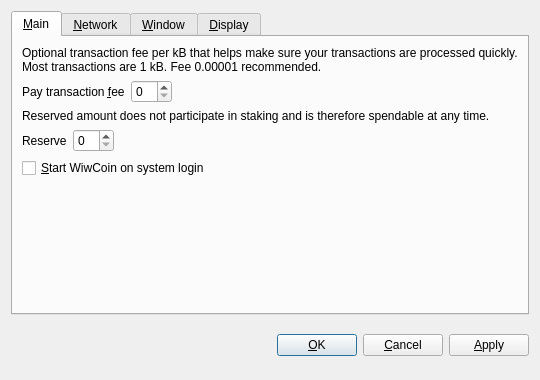
<?xml version="1.0" encoding="UTF-8"?>
<ui version="4.0">
 <class>OptionsDialog</class>
 <widget class="QDialog" name="OptionsDialog">
  <property name="geometry">
   <rect>
    <x>0</x>
    <y>0</y>
    <width>540</width>
    <height>380</height>
   </rect>
  </property>
  <property name="windowTitle">
   <string>Options</string>
  </property>
  <property name="modal">
   <bool>true</bool>
  </property>
  <layout class="QVBoxLayout" name="verticalLayout">
   <item>
    <widget class="QTabWidget" name="tabWidget">
     <property name="tabPosition">
      <enum>QTabWidget::North</enum>
     </property>
     <property name="currentIndex">
      <number>0</number>
     </property>
     <widget class="QWidget" name="tabMain">
      <attribute name="title">
       <string>&amp;Main</string>
      </attribute>
      <layout class="QVBoxLayout" name="verticalLayout_Main">
       <item>
        <widget class="QLabel" name="transactionFeeInfoLabel">
         <property name="text">
          <string>Optional transaction fee per kB that helps make sure your transactions are processed quickly. Most transactions are 1 kB. Fee 0.00001 recommended.</string>
         </property>
         <property name="textFormat">
          <enum>Qt::PlainText</enum>
         </property>
         <property name="wordWrap">
          <bool>true</bool>
         </property>
        </widget>
       </item>
       <item>
        <layout class="QHBoxLayout" name="horizontalLayoutFee">
         <item>
          <widget class="QLabel" name="transactionFeeLabel">
           <property name="text">
            <string>Pay transaction &amp;fee</string>
           </property>
           <property name="textFormat">
            <enum>Qt::PlainText</enum>
           </property>
           <property name="buddy">
            <cstring>transactionFee</cstring>
           </property>
          </widget>
         </item>
         <item>
          <widget class="BitcoinAmountField" name="transactionFee"/>
         </item>
         <item>
          <spacer name="horizontalSpacerFee">
           <property name="orientation">
            <enum>Qt::Horizontal</enum>
           </property>
           <property name="sizeHint" stdset="0">
            <size>
             <width>40</width>
             <height>20</height>
            </size>
           </property>
          </spacer>
         </item>
        </layout>
       </item>
       <item>
        <widget class="QLabel" name="reserveBalanceInfoLabel">
         <property name="text">
          <string>Reserved amount does not participate in staking and is therefore spendable at any time.</string>
         </property>
         <property name="textFormat">
          <enum>Qt::PlainText</enum>
         </property>
         <property name="wordWrap">
          <bool>true</bool>
         </property>
        </widget>
       </item>
       <item>
        <layout class="QHBoxLayout" name="horizontalLayoutReserveBalance">
         <item>
          <widget class="QLabel" name="reserveBalanceLabel">
           <property name="text">
            <string>Reserve</string>
           </property>
           <property name="textFormat">
            <enum>Qt::PlainText</enum>
           </property>
           <property name="buddy">
            <cstring>reserveBalance</cstring>
           </property>
          </widget>
         </item>
         <item>
          <widget class="BitcoinAmountField" name="reserveBalance"/>
         </item>
         <item>
          <spacer name="horizontalSpacerReserveBalance">
           <property name="orientation">
            <enum>Qt::Horizontal</enum>
           </property>
           <property name="sizeHint" stdset="0">
            <size>
             <width>40</width>
             <height>20</height>
            </size>
           </property>
          </spacer>
         </item>
        </layout>
       </item>
       <item>
        <widget class="QCheckBox" name="bitcoinAtStartup">
         <property name="toolTip">
          <string>Automatically start WiwCoin after logging in to the system.</string>
         </property>
         <property name="text">
          <string>&amp;Start WiwCoin on system login</string>
         </property>
        </widget>
       </item>
       <item>
        <spacer name="verticalSpacer_Main">
         <property name="orientation">
          <enum>Qt::Vertical</enum>
         </property>
         <property name="sizeHint" stdset="0">
          <size>
           <width>20</width>
           <height>40</height>
          </size>
         </property>
        </spacer>
       </item>
      </layout>
     </widget>
     <widget class="QWidget" name="tabNetwork">
      <attribute name="title">
       <string>&amp;Network</string>
      </attribute>
      <layout class="QVBoxLayout" name="verticalLayout_Network">
       <item>
        <widget class="QCheckBox" name="mapPortUpnp">
         <property name="toolTip">
          <string>Automatically open the WiwCoin client port on the router. This only works when your router supports UPnP and it is enabled.</string>
         </property>
         <property name="text">
          <string>Map port using &amp;UPnP</string>
         </property>
        </widget>
       </item>
       <item>
        <widget class="QCheckBox" name="connectSocks">
         <property name="toolTip">
          <string>Connect to the WiwCoin network through a SOCKS5 proxy (e.g. when connecting through Tor).</string>
         </property>
         <property name="text">
          <string>&amp;Connect through SOCKS5 proxy:</string>
         </property>
        </widget>
       </item>
       <item>
        <layout class="QHBoxLayout" name="horizontalLayout_Network">
         <item>
          <widget class="QLabel" name="proxyIpLabel">
           <property name="text">
            <string>Proxy &amp;IP:</string>
           </property>
           <property name="textFormat">
            <enum>Qt::PlainText</enum>
           </property>
           <property name="buddy">
            <cstring>proxyIp</cstring>
           </property>
          </widget>
         </item>
         <item>
          <widget class="QValidatedLineEdit" name="proxyIp">
           <property name="maximumSize">
            <size>
             <width>140</width>
             <height>16777215</height>
            </size>
           </property>
           <property name="toolTip">
            <string>IP address of the proxy (e.g. 127.0.0.1)</string>
           </property>
          </widget>
         </item>
         <item>
          <widget class="QLabel" name="proxyPortLabel">
           <property name="text">
            <string>&amp;Port:</string>
           </property>
           <property name="textFormat">
            <enum>Qt::PlainText</enum>
           </property>
           <property name="buddy">
            <cstring>proxyPort</cstring>
           </property>
          </widget>
         </item>
         <item>
          <widget class="QLineEdit" name="proxyPort">
           <property name="maximumSize">
            <size>
             <width>55</width>
             <height>16777215</height>
            </size>
           </property>
           <property name="toolTip">
            <string>Port of the proxy (e.g. 9050)</string>
           </property>
          </widget>
         </item>
         <item>
          <spacer name="horizontalSpacer_Network">
           <property name="orientation">
            <enum>Qt::Horizontal</enum>
           </property>
           <property name="sizeHint" stdset="0">
            <size>
             <width>40</width>
             <height>20</height>
            </size>
           </property>
          </spacer>
         </item>
        </layout>
       </item>
       <item>
        <spacer name="verticalSpacer_Network">
         <property name="orientation">
          <enum>Qt::Vertical</enum>
         </property>
         <property name="sizeHint" stdset="0">
          <size>
           <width>20</width>
           <height>40</height>
          </size>
         </property>
        </spacer>
       </item>
      </layout>
     </widget>
     <widget class="QWidget" name="tabWindow">
      <attribute name="title">
       <string>&amp;Window</string>
      </attribute>
      <layout class="QVBoxLayout" name="verticalLayout_Window">
       <item>
        <widget class="QCheckBox" name="minimizeToTray">
         <property name="toolTip">
          <string>Show only a tray icon after minimizing the window.</string>
         </property>
         <property name="text">
          <string>&amp;Minimize to the tray instead of the taskbar</string>
         </property>
        </widget>
       </item>
       <item>
        <widget class="QCheckBox" name="minimizeOnClose">
         <property name="toolTip">
          <string>Minimize instead of exit the application when the window is closed. When this option is enabled, the application will be closed only after selecting Quit in the menu.</string>
         </property>
         <property name="text">
          <string>M&amp;inimize on close</string>
         </property>
        </widget>
       </item>
       <item>
        <spacer name="verticalSpacer_Window">
         <property name="orientation">
          <enum>Qt::Vertical</enum>
         </property>
         <property name="sizeHint" stdset="0">
          <size>
           <width>20</width>
           <height>40</height>
          </size>
         </property>
        </spacer>
       </item>
      </layout>
     </widget>
     <widget class="QWidget" name="tabDisplay">
      <attribute name="title">
       <string>&amp;Display</string>
      </attribute>
      <layout class="QVBoxLayout" name="verticalLayout_Display">
       <item>
        <layout class="QHBoxLayout" name="horizontalLayout_1_Display">
         <item>
          <widget class="QLabel" name="langLabel">
           <property name="text">
            <string>User Interface &amp;language:</string>
           </property>
           <property name="textFormat">
            <enum>Qt::PlainText</enum>
           </property>
           <property name="buddy">
            <cstring>lang</cstring>
           </property>
          </widget>
         </item>
         <item>
          <widget class="QValueComboBox" name="lang">
           <property name="toolTip">
            <string>The user interface language can be set here. This setting will take effect after restarting WiwCoin.</string>
           </property>
          </widget>
         </item>
        </layout>
       </item>
       <item>
        <layout class="QHBoxLayout" name="horizontalLayout_2_Display">
         <item>
          <widget class="QLabel" name="unitLabel">
           <property name="text">
            <string>&amp;Unit to show amounts in:</string>
           </property>
           <property name="textFormat">
            <enum>Qt::PlainText</enum>
           </property>
           <property name="buddy">
            <cstring>unit</cstring>
           </property>
          </widget>
         </item>
         <item>
          <widget class="QValueComboBox" name="unit">
           <property name="toolTip">
            <string>Choose the default subdivision unit to show in the interface and when sending coins.</string>
           </property>
          </widget>
         </item>
        </layout>
       </item>
       <item>
        <widget class="QCheckBox" name="coinControlFeatures">
         <property name="toolTip">
          <string>Whether to show coin control features or not.</string>
         </property>
         <property name="text">
          <string>Display coin &amp;control features (experts only!)</string>
         </property>
        </widget>
       </item>
       <item>
        <spacer name="verticalSpacer_Display">
         <property name="orientation">
          <enum>Qt::Vertical</enum>
         </property>
         <property name="sizeHint" stdset="0">
          <size>
           <width>20</width>
           <height>40</height>
          </size>
         </property>
        </spacer>
       </item>
      </layout>
     </widget>
    </widget>
   </item>
   <item>
    <layout class="QHBoxLayout" name="horizontalLayout_Buttons">
     <item>
      <spacer name="horizontalSpacer_1">
       <property name="orientation">
        <enum>Qt::Horizontal</enum>
       </property>
       <property name="sizeHint" stdset="0">
        <size>
         <width>40</width>
         <height>48</height>
        </size>
       </property>
      </spacer>
     </item>
     <item>
      <widget class="QLabel" name="statusLabel">
       <property name="font">
        <font>
         <weight>75</weight>
         <bold>true</bold>
        </font>
       </property>
       <property name="text">
        <string/>
       </property>
       <property name="textFormat">
        <enum>Qt::PlainText</enum>
       </property>
       <property name="wordWrap">
        <bool>true</bool>
       </property>
      </widget>
     </item>
     <item>
      <spacer name="horizontalSpacer_2">
       <property name="orientation">
        <enum>Qt::Horizontal</enum>
       </property>
       <property name="sizeHint" stdset="0">
        <size>
         <width>40</width>
         <height>48</height>
        </size>
       </property>
      </spacer>
     </item>
     <item>
      <widget class="QPushButton" name="okButton">
       <property name="text">
        <string>&amp;OK</string>
       </property>
      </widget>
     </item>
     <item>
      <widget class="QPushButton" name="cancelButton">
       <property name="text">
        <string>&amp;Cancel</string>
       </property>
       <property name="autoDefault">
        <bool>false</bool>
       </property>
      </widget>
     </item>
     <item>
      <widget class="QPushButton" name="applyButton">
       <property name="text">
        <string>&amp;Apply</string>
       </property>
       <property name="autoDefault">
        <bool>false</bool>
       </property>
      </widget>
     </item>
    </layout>
   </item>
  </layout>
 </widget>
 <customwidgets>
  <customwidget>
   <class>BitcoinAmountField</class>
   <extends>QSpinBox</extends>
   <header>bitcoinamountfield.h</header>
  </customwidget>
  <customwidget>
   <class>QValueComboBox</class>
   <extends>QComboBox</extends>
   <header>qvaluecombobox.h</header>
  </customwidget>
  <customwidget>
   <class>QValidatedLineEdit</class>
   <extends>QLineEdit</extends>
   <header>qvalidatedlineedit.h</header>
  </customwidget>
 </customwidgets>
 <resources/>
 <connections/>
</ui>
